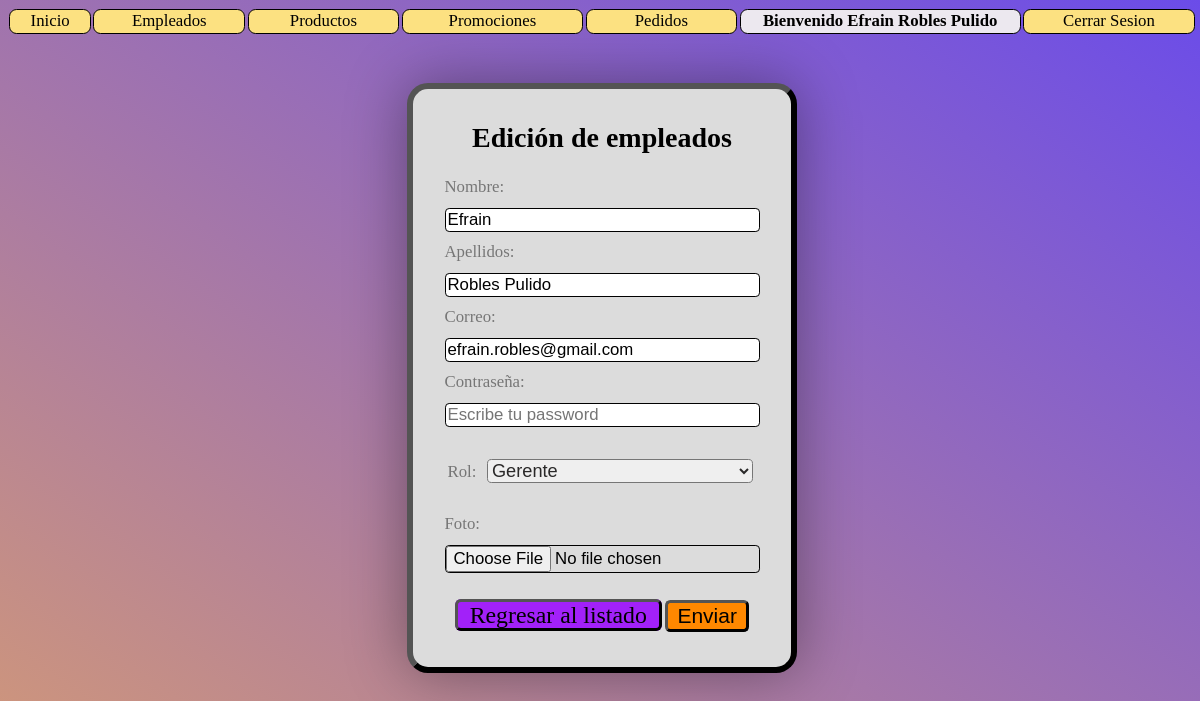
Page /B11-B12/Administrador/empleados_editar.php?id=1 (signed in) on the committed database.
### tables this page shows
CREATE TABLE `empleados` (
  `id` int(11) NOT NULL,
  `nombre` varchar(128) NOT NULL,
  `apellidos` varchar(128) NOT NULL,
  `correo` varchar(128) NOT NULL,
  `pass` varchar(32) NOT NULL,
  `rol` int(1) NOT NULL,
  `archivo_n` varchar(255) NOT NULL,
  `archivo` varchar(128) NOT NULL,
  `status` int(1) NOT NULL DEFAULT 1,
  `eliminado` int(1) NOT NULL DEFAULT 0
);

### B11-B12/Administrador/empleados_editar.php (the view, shortened to what this page needs)
<?php
    $con = conecta();
    $id = $_REQUEST['id'];
?>
<html>
    <head>
        <link href="./css/style_formData.css?v=<?php echo time(); ?>" rel="stylesheet" type="text/css">
    </head>
    <body>
        <?php include('menu.php'); ?>
        <br><br><br>
        <form name="Forma01" id="Forma01" method="post" action="./empleados_actualiza.php" enctype="multipart/form-data">
            <h1>Edición de empleados</h1>
            <?php
                $sql = "SELECT * FROM empleados
                WHERE id = $id AND eliminado = 0 AND status = 1";
                $res = $con->query($sql);
                if ($row = $res->fetch_assoc()) {
                    $nombre = $row["nombre"];
                    $apellidos = $row["apellidos"];
                    $correo = $row["correo"];
                    $rol = $row["rol"];
                } else {
                    header("Location: empleados_lista.php");
                }
            ?>
            <label for ="nombre">Nombre:</label>
            <input type="text" name="nombre" id="nombre" value="<?php echo $nombre; ?>" placeholder="Escribe tu nombre ">
            <label for="apellidos">Apellidos:</label>
            <input type="text" name="apellidos" id="apellidos" value="<?php echo $apellidos; ?>" placeholder="Escribe tu apellidos ">
            <label for="correo">Correo:</label>
            <input onblur="validarCorreo();" type="text" name="correo" id="correo" value="<?php echo $correo; ?>"placeholder="Escribe tu correo ">
            <label for="pass">Contraseña:</label>
            <input type="password" name="pass" id="pass" placeholder="Escribe tu password "> <br><br>
            <label id="roles" for="rol">Rol:</label>
            <select name="rol" id="rol">
                <option value="1" <?php if ($rol == 1) echo 'selected="selected"';?>>Gerente</option>
            </select>
            <br><br>
            <label for="archivo" >Foto:</label>
            <input type="file" name="archivo" id="archivo"><br><br>
            <a class="opciones" id="regresar" href="./empleados_lista.php">Regresar al listado</a>
            <input class="opciones" id="enviar" type="submit" onclick="validarCampos(); return false;" value="Enviar"><br><br>
            </form>
    </body>
</html>

### B11-B12/Administrador/css/style_formData.css (style rules this page uses)
body { background: linear-gradient(-145deg,#5835e6e2,#d19674f9); font-size: 14px; width: 99%; }
#Forma01 { margin:auto; padding: 1em; text-align: center; width:20%; min-width: 350px; box-shadow: 0 0 60px #00000061; background-color: gainsboro; border-radius: 1.5em; border: 6px outset black; }
#Forma01 input, #Forma01 #regresar { font-size: 1.2em; border: 1px solid black; border-radius: 0.25em; width: 90%; margin: 1.6% 0; }
#Forma01 select { font-size: 1.3em; width: 76%; border-radius: 0.25em; margin: 3% 2%; color: #2a2929; }
#Forma01 label { color:#767676; font-size: 1.2em; display: block; padding: 1.4% 0; width: 100%; text-align: left; margin-left: 5%; }
#Forma01 #roles { display:inline; margin-left: 1%; }
h1 { text-align: center; }
#Forma01 #regresar { font-size: 1.7em; color:#000000; border: 3px outset black; background-color: #a221f9; padding:0em 0.5em; text-decoration: none; width: 5em; }
#Forma01 #enviar { font-size: 1.5em; color:#000000; border: 3px outset black; background-color: #ff8800; padding: 0.05em 0.1em; width: 4em; }

### rows in the picture
empleados: nombre "Efrain", apellidos "Robles Pulido", correo "efrain.robles@gmail.com", rol "Gerente"

### other values in the picture
$nombreSession "Efrain Robles Pulido"
